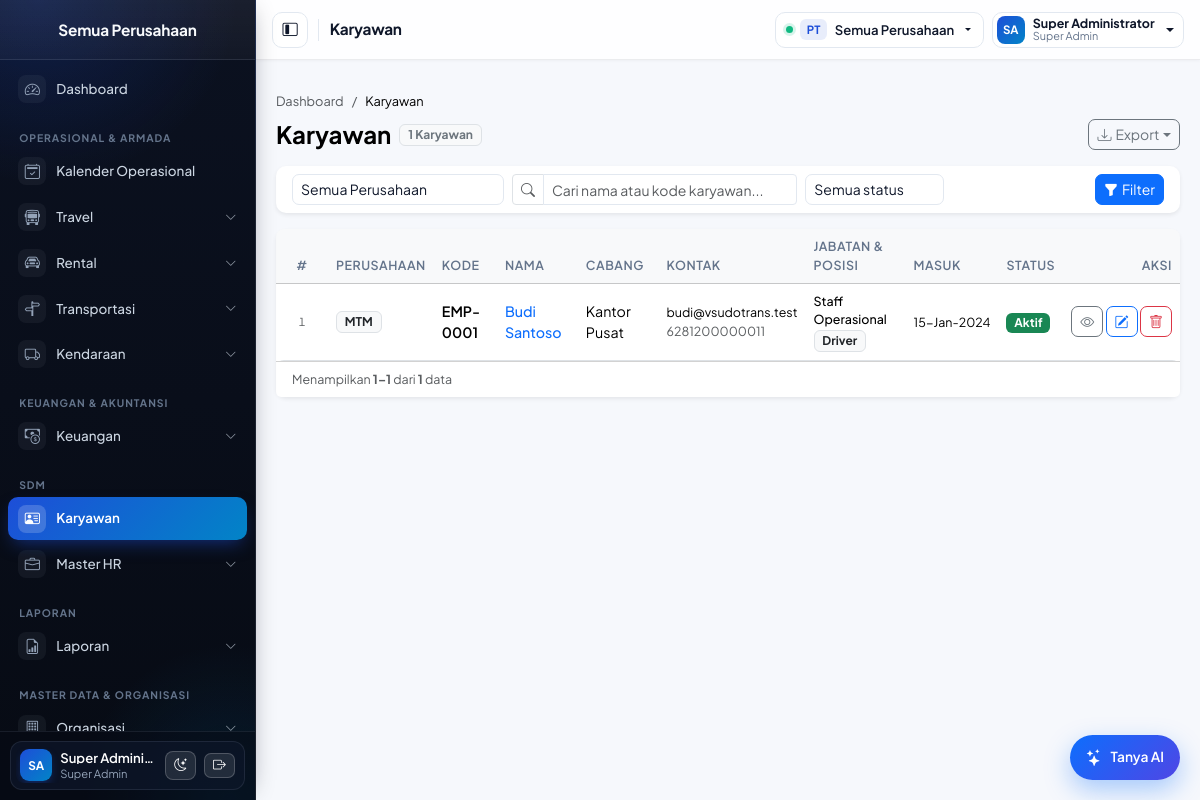
Page /pages/employees/index.php (signed in) on the committed database.
### tables this page shows
CREATE TABLE `employees` (
  `id` INT(11) NOT NULL AUTO_INCREMENT,
  `company_id` INT(11) NOT NULL,
  `branch_id` INT(11) DEFAULT NULL,
  `code` VARCHAR(15) NOT NULL COMMENT 'NIK karyawan',
  `name` VARCHAR(255) NOT NULL,
  `email` VARCHAR(200) DEFAULT NULL,
  `phone_number` VARCHAR(20) DEFAULT NULL,
  `join_date` DATE NOT NULL,
  `resignation_date` DATE DEFAULT NULL,
  `job_title` VARCHAR(100) DEFAULT NULL,
  `job_position` VARCHAR(100) DEFAULT NULL,
  `organization_structure` VARCHAR(100) DEFAULT NULL,
  `bank_name` VARCHAR(100) DEFAULT NULL,
  `account_number` VARCHAR(50) DEFAULT NULL,
  `account_name` VARCHAR(100) DEFAULT NULL,
  `id_number` VARCHAR(30) DEFAULT NULL COMMENT 'No. KTP',
  `family_number` VARCHAR(30) DEFAULT NULL COMMENT 'No. KK',
  `tax_number` VARCHAR(30) DEFAULT NULL COMMENT 'NPWP',
  `birth_date` DATE DEFAULT NULL,
  `birth_place` VARCHAR(100) DEFAULT NULL,
  `gender` ENUM('L','P') DEFAULT NULL,
  `religion` VARCHAR(30) DEFAULT NULL,
  `marital_status` VARCHAR(30) DEFAULT NULL,
  `address` VARCHAR(500) DEFAULT NULL,
  `photo` VARCHAR(255) DEFAULT NULL,
  `ktp_doc_path` VARCHAR(255) DEFAULT NULL,
  `sim_doc_path` VARCHAR(255) DEFAULT NULL,
  `sim_due` DATE DEFAULT NULL,
  `status` ENUM('aktif','resign') NOT NULL DEFAULT 'aktif',
  `created_user` VARCHAR(255) DEFAULT NULL,
  `created_date` DATETIME NOT NULL DEFAULT CURRENT_TIMESTAMP,
  `modified_user` VARCHAR(255) DEFAULT NULL,
  `modified_date` DATETIME DEFAULT NULL,
  PRIMARY KEY (`id`),
  UNIQUE KEY `uq_employees_company_code` (`company_id`, `code`),
  KEY `ix_employees_branch` (`branch_id`),
  KEY `ix_employees_status` (`status`),
  KEY `ix_employees_company_phone` (`company_id`, `phone_number`),
  KEY `ix_employees_company_status_name` (`company_id`, `status`, `name`),
  KEY `ix_employees_company_pos_status_name` (`company_id`, `job_position`, `status`, `name`),
  CONSTRAINT `fk_employees_company` FOREIGN KEY (`company_id`) REFERENCES `companies` (`id`) ON DELETE RESTRICT,
  CONSTRAINT `fk_employees_branch` FOREIGN KEY (`branch_id`) REFERENCES `branches` (`id`) ON DELETE SET NULL
);

CREATE TABLE `companies` (
  `id` INT(11) NOT NULL AUTO_INCREMENT,
  `group_id` INT(11) NOT NULL,
  `code` VARCHAR(15) NOT NULL,
  `name` VARCHAR(255) NOT NULL,
  `note` VARCHAR(2000) DEFAULT NULL,
  `phone_number` VARCHAR(20) DEFAULT NULL,
  `website` VARCHAR(300) DEFAULT NULL,
  `email` VARCHAR(200) DEFAULT NULL,
  `address` VARCHAR(1000) DEFAULT NULL,
  `city` VARCHAR(100) DEFAULT NULL,
  `logo` VARCHAR(255) DEFAULT NULL,
  `stamp` VARCHAR(255) DEFAULT NULL,
  `bot_secret` VARCHAR(128) DEFAULT NULL,
  `bot_phone` VARCHAR(30) DEFAULT NULL,
  `is_active` TINYINT(1) NOT NULL DEFAULT 1,
  `created_user` VARCHAR(255) DEFAULT NULL,
  `created_date` DATETIME NOT NULL DEFAULT CURRENT_TIMESTAMP,
  `modified_user` VARCHAR(255) DEFAULT NULL,
  `modified_date` DATETIME DEFAULT NULL,
  PRIMARY KEY (`id`),
  UNIQUE KEY `uq_companies_code` (`code`),
  UNIQUE KEY `uq_companies_bot_secret` (`bot_secret`),
  KEY `ix_companies_group` (`group_id`),
  CONSTRAINT `fk_companies_group` FOREIGN KEY (`group_id`) REFERENCES `groups` (`id`) ON DELETE RESTRICT
);

CREATE TABLE `branches` (
  `id` INT(11) NOT NULL AUTO_INCREMENT,
  `company_id` INT(11) NOT NULL,
  `code` VARCHAR(15) NOT NULL,
  `name` VARCHAR(255) NOT NULL,
  `note` VARCHAR(2000) DEFAULT NULL,
  `phone_number` VARCHAR(20) DEFAULT NULL,
  `is_active` TINYINT(1) NOT NULL DEFAULT 1,
  `created_user` VARCHAR(255) DEFAULT NULL,
  `created_date` DATETIME NOT NULL DEFAULT CURRENT_TIMESTAMP,
  `modified_user` VARCHAR(255) DEFAULT NULL,
  `modified_date` DATETIME DEFAULT NULL,
  PRIMARY KEY (`id`),
  UNIQUE KEY `uq_branches_company_code` (`company_id`, `code`),
  CONSTRAINT `fk_branches_company` FOREIGN KEY (`company_id`) REFERENCES `companies` (`id`) ON DELETE RESTRICT
);

### includes/grid_export.php (called while the page is built, shortened)
<?php
function ui_export_actions(?array $extra_query = null): array
{
    $q = $_GET;
    unset($q['page'], $q['export']);
    $xlsx_url = '?' . http_build_query(array_merge($q, ['export' => 'xlsx']));
    $pdf_url  = '?' . http_build_query(array_merge($q, ['export' => 'pdf']));
    return [
        [
            'label' => 'Export',
            'icon'  => 'download',
            'class' => 'btn btn-outline-secondary btn-sm dropdown-toggle',
            'items' => [
                [
                    'label'      => 'Excel (.xlsx)',
                    'icon'       => 'file-earmark-excel',
                    'icon_class' => 'text-success',
                    'href'       => $xlsx_url,
                ],
                [
                    'label'      => 'PDF (.pdf)',
                    'icon'       => 'file-earmark-pdf',
                    'icon_class' => 'text-danger',
                    'href'       => $pdf_url,
                ],
            ],
        ],
    ];
}

### includes/auth.php (called while the page is built, shortened)
<?php
function is_super_admin(): bool
{
    return ($_SESSION['role_name'] ?? '') === 'Super Admin';
}
function active_company_id(): ?int
{
    $id = $_SESSION['company_id'] ?? null;
    return $id === null ? null : (int) $id;
}
function can(string $permission): bool
{
    if (is_super_admin()) {
        return true;
    }
    return in_array($permission, $_SESSION['permissions'] ?? [], true);
}
function accessible_companies(bool $force_refresh = false): array
{
    static $req_cache = [];
    $uid = (int) ($_SESSION['user_id'] ?? 0);
    $is_sa = is_super_admin() ? 1 : 0;
    $cache_key = "{$is_sa}:{$uid}";
    if (!$force_refresh && isset($req_cache[$cache_key])) {
        return $req_cache[$cache_key];
    }
    if ($is_sa) {
        $rows = db()->query('SELECT id, code, name, logo FROM companies WHERE is_active = 1 ORDER BY name')->fetch_all(MYSQLI_ASSOC);
    }
    return $rows;
}

### config/database.php (called while the page is built, shortened)
<?php
function db(): mysqli
{
    static $conn = null;
    if ($conn instanceof mysqli) {
        return $conn;
    }
    try {
        $conn = new mysqli(DB_HOST, DB_USER, DB_PASS, DB_NAME);
        $conn->set_charset('utf8mb4');
    } catch (mysqli_sql_exception $e) {
        http_response_code(500);
        error_log('DB connection failed: ' . $e->getMessage());
        exit('Koneksi database gagal. Periksa konfigurasi.');
    }
    return $conn;
}

### includes/transport_helpers.php (called while the page is built, shortened)
<?php
function company_filter_scope(string $column, ?array $query = null): array
{
    $src        = $query ?? $_GET;
    $companies  = accessible_companies();
    $active_cid = active_company_id();
    if (isset($src['company_id'])) {
        $filter_company_id = $src['company_id'] !== '' ? (int) $src['company_id'] : 0;
    } else {
        $filter_company_id = $active_cid ?? 0;
    }
    if ($filter_company_id > 0) {
        $allowed = is_super_admin() || in_array($filter_company_id, array_map('intval', array_column($companies, 'id')), true);
        if ($allowed) {
            $where  = "{$column} = ?";
            $types  = 'i';
            $params = [$filter_company_id];
        } else {
            [$where, $types, $params] = company_scope($column);
            $filter_company_id = $active_cid ?? 0;
        }
    } elseif ($filter_company_id === 0 && is_super_admin()) {
        $where  = '1=1';
        $types  = '';
        $params = [];
    } else {
        [$where, $types, $params] = company_scope($column);
        $filter_company_id = $active_cid ?? 0;
    }
    return [
        'filter_company_id' => $filter_company_id,
        'where'             => $where,
        'types'             => $types,
        'params'            => $params,
        'companies'         => $companies,
        'active_cid'        => $active_cid,
    ];
}

### pages/employees/_helpers.php (called while the page is built, shortened)
<?php
function employee_ensure_hr_schema(): void
{
    $db = db();
    $res = $db->query("SHOW COLUMNS FROM `employees` LIKE 'organization_structure'");
}
function employee_list(int $page, string $q, string $status, ?int $filter_cid = null): array
{
    employee_ensure_hr_schema();
    if (is_super_admin() && $filter_cid !== null) {
        [$wsql, $wtypes, $wparams] = $filter_cid > 0 ? ['e.company_id = ?', 'i', [$filter_cid]] : ['1=1', '', []];
    } else {
        [$wsql, $wtypes, $wparams] = company_scope('e.company_id');
    }
    $where = [$wsql];
    $types = $wtypes;
    $params = [];
    $where_sql = implode(' AND ', $where);
    $count_stmt = db()->prepare('SELECT COUNT(*) FROM employees e WHERE ' . $where_sql);
    $count_stmt->execute();
    $total = (int) $count_stmt->get_result()->fetch_row()[0];
    $p = paginate($total, $page);
    $sql = 'SELECT e.*, b.name AS branch_name, co.code AS company_code, co.name AS company_name
        FROM employees e
        LEFT JOIN branches b ON b.id = e.branch_id
        LEFT JOIN companies co ON co.id = e.company_id
        WHERE ' . $where_sql . '
        ORDER BY e.code ASC
        LIMIT ? OFFSET ?';
    $stmt = db()->prepare($sql);
    $stmt->bind_param($types . 'ii', ...array_merge($params, [$p['per_page'], $p['offset']]));
    $stmt->execute();
    $rows = $stmt->get_result()->fetch_all(MYSQLI_ASSOC);
    return [$rows, $p];
}

### pages/employees/index.php (the view, shortened to what this page needs)
<?php
require_once __DIR__ . '/../../config/config.php';
require_once __DIR__ . '/../../includes/transport_helpers.php';
require_once __DIR__ . '/_helpers.php';
$compScope     = company_filter_scope('e.company_id');
$filter_cid    = (int) $compScope['filter_company_id'];
$show_comp_col = is_super_admin() && $filter_cid === 0;
$q = trim((string) ($_GET['q'] ?? ''));
$status = trim((string) ($_GET['status'] ?? ''));
if (!in_array($status, ['aktif', 'resign'], true)) {
    $status = '';
}
$page = max(1, (int) ($_GET['page'] ?? 1));
[$rows, $p] = employee_list($page, $q, $status, is_super_admin() ? $filter_cid : null);
$can_manage = can('employees.manage');
$header_actions = ui_export_actions();
require __DIR__ . '/../../includes/header.php';
?>
<main class="p-3 p-lg-4 w-100 flex-grow-1">
<?= ui_page_header(
    'Karyawan',
    ['Dashboard' => 'pages/dashboard/index.php', 'Karyawan' => null],
    [['text' => number_format($p['total'], 0, ',', '.') . ' Karyawan', 'class' => 'bg-light text-secondary border']],
    $header_actions
) ?>
<div class="card shadow-sm border-0 mb-3">
    <div class="card-body py-2 px-3">
        <form method="get" class="row g-2 align-items-center erp-filter-bar">
            <?php if (is_super_admin()): ?>
            <div class="col-12 col-md-3">
                <select name="company_id" class="form-select form-select-sm" onchange="this.form.submit()">
                    <option value="0"<?= $filter_cid === 0 ? ' selected' : '' ?>>Semua Perusahaan</option>
                </select>
            </div>
            <?php endif; ?>
            <div class="col-12 col-md-4">
                <div class="input-group input-group-sm">
                    <span class="input-group-text bg-white text-muted"><i class="bi bi-search"></i></span>
                    <input type="text" name="q" class="form-control" placeholder="Cari nama atau kode karyawan..." value="<?= e($q) ?>">
                </div>
            </div>
            <div class="col-6 col-md-2">
                <select name="status" class="form-select form-select-sm" onchange="this.form.submit()">
                    <option value="">Semua status</option>
                </select>
            </div>
            <?= ui_filter_actions(APP_URL . '/pages/employees/index.php', ($q !== '' || $status !== '' || (is_super_admin() && $filter_cid > 0))) ?>
        </form>
    </div>
</div>
<div class="card shadow-sm border-0">
    <div class="table-responsive">
        <table class="table table-hover align-middle mb-0">
            <thead class="table-light">
            <tr>
                <th class="text-center" style="width: 52px;">#</th>
                <?php if ($show_comp_col): ?><th>Perusahaan</th><?php endif; ?>
                <th>Kode</th>
                <th>Nama</th>
                <th>Cabang</th>
                <th>Kontak</th>
                <th>Jabatan &amp; Posisi</th>
                <th>Masuk</th>
                <th>Status</th>
                <th class="text-end">Aksi</th>
            </tr>
            </thead>
            <tbody>
            <?php foreach ($rows as $idx => $r): ?>
                <tr>
                    <td class="text-center text-muted small"><?= number_format($p['offset'] + $idx + 1, 0, ',', '.') ?></td>
                    <?php if ($show_comp_col): ?><td><span class="badge bg-light text-dark border"><?= e((string) ($r['company_code'] ?? '-')) ?></span></td><?php endif; ?>
                    <td class="fw-semibold"><?= e($r['code']) ?></td>
                    <td><a class="text-decoration-none fw-medium" href="detail.php?id=<?= (int) $r['id'] ?>"><?= e($r['name']) ?></a></td>
                    <td><?= e($r['branch_name'] ?? '') ?: '<span class="text-muted">—</span>' ?></td>
                    <td>
                        <?php if ($r['email']): ?><div class="small"><?= e($r['email']) ?></div><?php endif; ?>
                        <?php if ($r['phone_number']): ?><div class="small text-muted"><?= e($r['phone_number']) ?></div><?php endif; ?>
                    </td>
                    <td>
                        <?php if (!empty($r['job_title']) || !empty($r['job_position']) || !empty($r['organization_structure'])): ?>
                            <?php if (!empty($r['job_title'])): ?><div class="fw-medium small"><?= e($r['job_title']) ?></div><?php endif; ?>
                            <?php if (!empty($r['job_position'])): ?><span class="badge bg-light text-dark border"><?= e($r['job_position']) ?></span><?php endif; ?>
                        <?php else: ?>
                            <span class="text-muted">—</span>
                        <?php endif; ?>
                    </td>
                    <td class="small text-nowrap"><?= !empty($r['join_date']) ? e(date('d-M-Y', strtotime((string) $r['join_date']))) : '-' ?></td>
                    <td>
                        <span class="badge bg-<?= $r['status'] === 'aktif' ? 'success' : 'secondary' ?>">
                            <?= e(ucfirst($r['status'])) ?>
                        </span>
                    </td>
                    <td class="text-end text-nowrap">
                        <a href="detail.php?id=<?= (int) $r['id'] ?>" class="btn btn-sm btn-outline-secondary" title="Detail" aria-label="Detail"><i class="bi bi-eye"></i></a>
                        <?php if ($can_manage): ?>
                            <a href="detail.php?id=<?= (int) $r['id'] ?>" class="btn btn-sm btn-outline-primary" title="Ubah" aria-label="Ubah"><i class="bi bi-pencil-square"></i></a>
                            <form method="post" action="delete.php" class="d-inline"
                                  onsubmit="return confirm('Hapus karyawan <?= e($r['name']) ?>? Tindakan ini tidak dapat dibatalkan.');">
                                <button class="btn btn-sm btn-outline-danger" type="submit" title="Hapus" aria-label="Hapus"><i class="bi bi-trash"></i></button>
                            </form>
                        <?php endif; ?>
                    </td>
                </tr>
            <?php endforeach; ?>
            </tbody>
        </table>
    </div>
    <div class="card-footer bg-white d-flex flex-wrap justify-content-between align-items-center gap-2 py-2">
        <div class="small text-muted">
            <?php if ($p['total'] > 0): ?>
                Menampilkan <strong><?= number_format($p['offset'] + 1, 0, ',', '.') ?>&ndash;<?= number_format(min($p['total'], $p['offset'] + count($rows)), 0, ',', '.') ?></strong> dari <strong><?= number_format($p['total'], 0, ',', '.') ?></strong> data
            <?php else: ?>
                Total <strong>0</strong> data
            <?php endif; ?>
        </div>
    </div>
</div>
</main>
<?php require __DIR__ . '/../../includes/footer.php'; ?>

### rows in the picture
employees: offset "1", company.code "MTM", code "EMP-0001", name "Budi Santoso", branch.name "Kantor Pusat", email "budi@vsudotrans.test", phone_number "6281200000011", job_title "Staff Operasional", job_position "Driver", join_date "15-Jan-2024", status "Aktif"

### other values in the picture
$sidebarCompanyName "Semua Perusahaan"
$m['label'] "Dashboard"
$sec "OPERASIONAL & ARMADA"
$m['label'] "Kalender Operasional"
$m['label'] "Travel"
$m['label'] "Rental"
$m['label'] "Transportasi"
$m['label'] "Kendaraan"
$sec "KEUANGAN & AKUNTANSI"
$m['label'] "Keuangan"
$sec "SDM"
$m['label'] "Karyawan"
$m['label'] "Master HR"
$sec "LAPORAN"
$m['label'] "Laporan"
